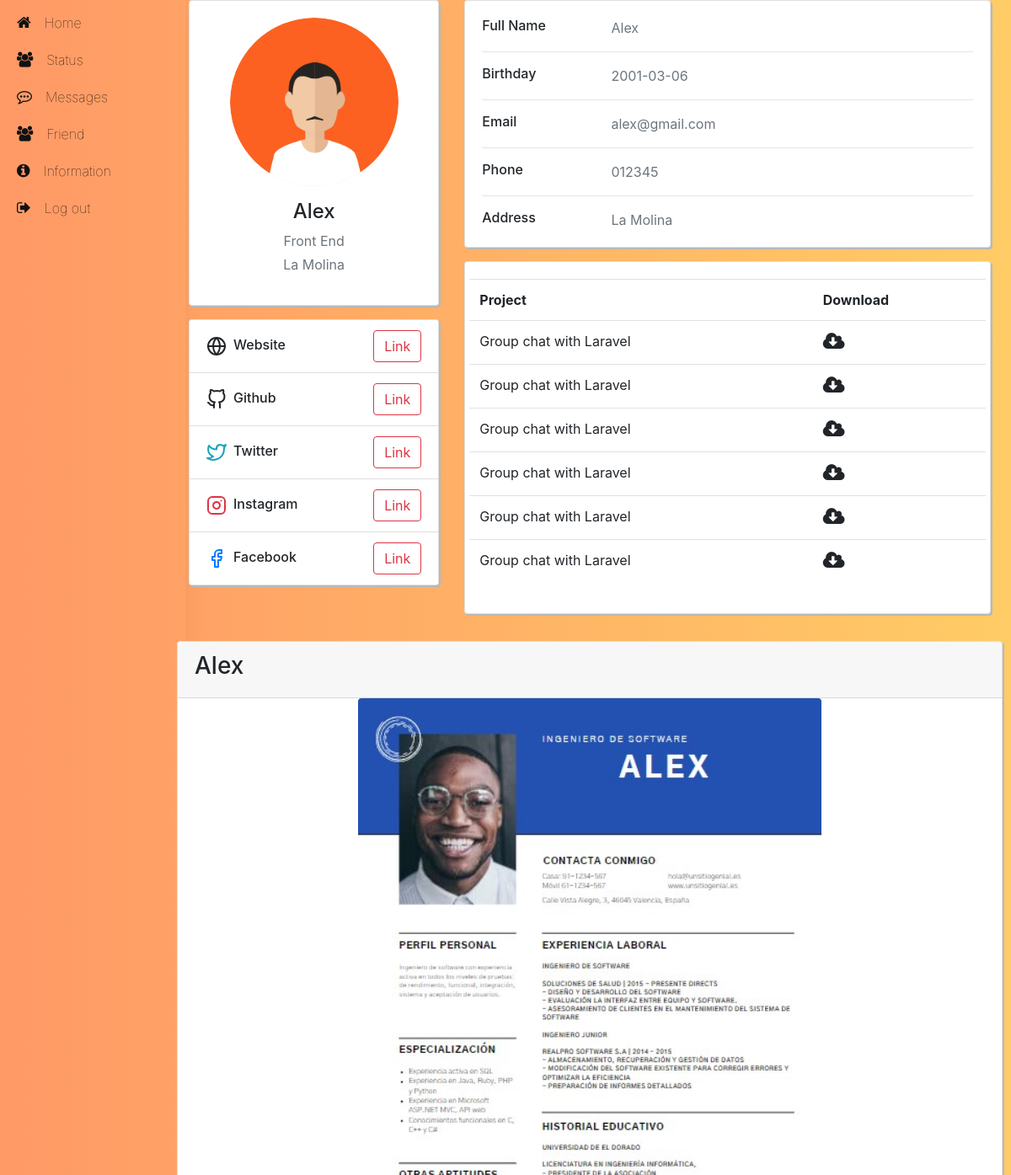
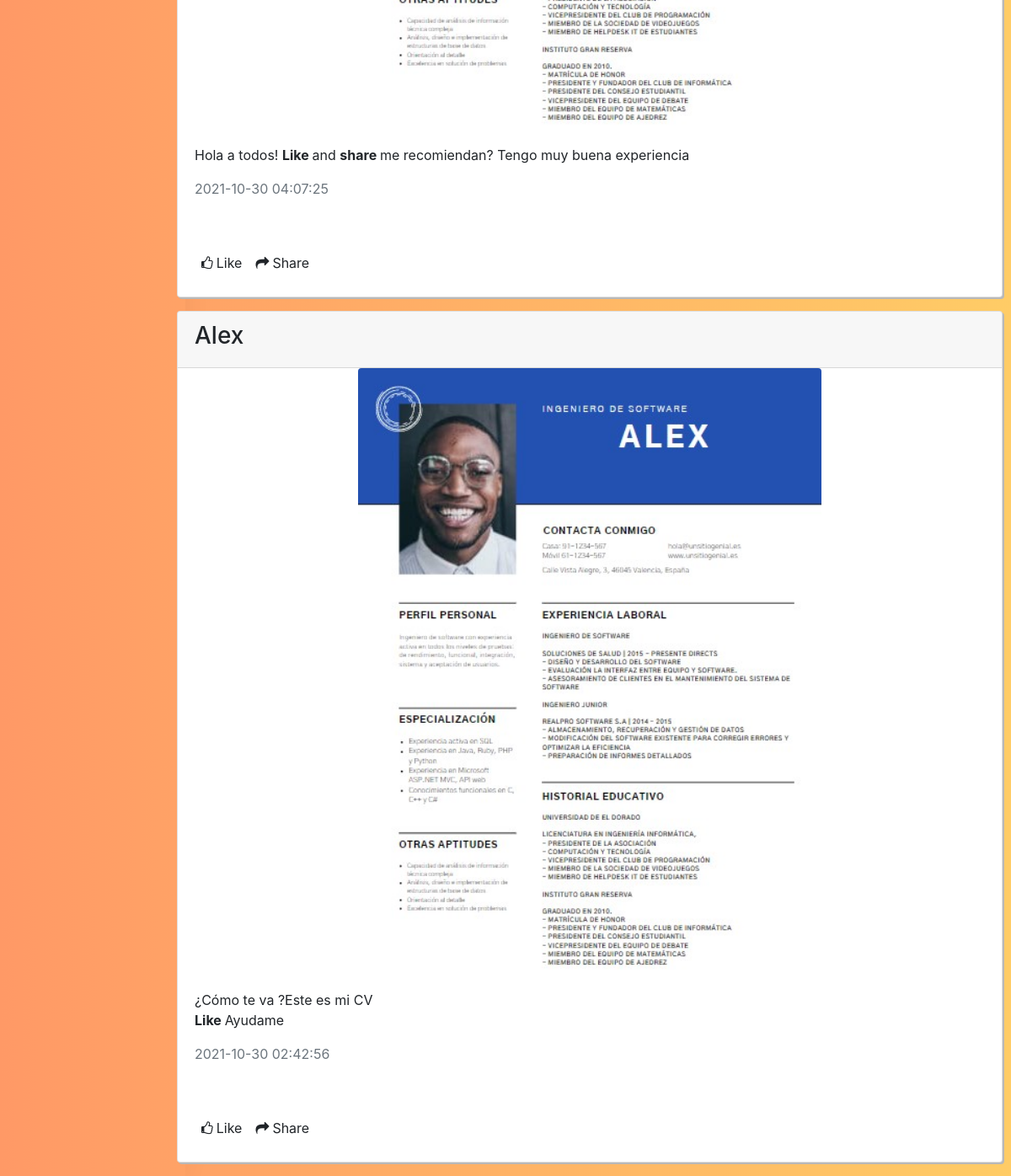
/show_information.php?id=14 (signed in), run on the app's committed database (2 pictures, top to bottom).
### tables this page shows
CREATE TABLE `user` (
  `id` int(11) NOT NULL,
  `name` varchar(50) NOT NULL,
  `email` varchar(50) NOT NULL,
  `birthday` date NOT NULL,
  `password` varchar(255) NOT NULL,
  `phone` varchar(12) NOT NULL,
  `address` varchar(255) NOT NULL,
  `work` varchar(100) NOT NULL,
  `images` varchar(255) NOT NULL,
  `website` varchar(100) NOT NULL,
  `github` varchar(100) NOT NULL,
  `twitter` varchar(100) NOT NULL,
  `instagram` varchar(100) NOT NULL,
  `facebook` varchar(100) NOT NULL,
  `time` timestamp NOT NULL DEFAULT current_timestamp() ON UPDATE current_timestamp(),
  `user_status` int(1) NOT NULL
);

CREATE TABLE `post` (
  `id` int(11) NOT NULL,
  `id_user` int(11) NOT NULL,
  `content` longtext NOT NULL,
  `images` varchar(255) NOT NULL,
  `time` timestamp NOT NULL DEFAULT current_timestamp() ON UPDATE current_timestamp()
);

### show_information.php (the view, shortened to what this page needs)
<?php
    include './session.php';
    $id1 = $_GET['id'];
    $sql = mysqli_query( $conn ,"select * from user where id = $id1");
    $row = mysqli_fetch_array($sql,MYSQLI_ASSOC);
?>
<!DOCTYPE html>
<html lang="en">
<head>
    <link rel="stylesheet" href="https://cdnjs.cloudflare.com/ajax/libs/twitter-bootstrap/4.6.0/css/bootstrap.min.css">
    <link rel="stylesheet" href="https://cdnjs.cloudflare.com/ajax/libs/font-awesome/5.15.2/css/all.min.css">
    <link rel="stylesheet" href="css/css.css">
    <link rel="stylesheet" href="https://cdnjs.cloudflare.com/ajax/libs/font-awesome/4.7.0/css/font-awesome.min.css">
</head>
<body>
    <div id="main">
        <div class="container-fluid">
            <div class="row">
                <?php include './template/menu.php'; ?>
                <main role="main" class="col-md-9 ml-sm-auto col-lg-10 px-4">
                    <div class="row">
                        <div class="container">
                            <div class="main-body">
                                <div class="row gutters-sm">
                                    <div class="col-md-4 mb-3">
                                        <div class="card">
                                            <div class="card-body">
                                                <div class="d-flex flex-column align-items-center text-center">
                                                    <img src="./images/profile/<?php echo $row['images'] ?>" alt="<?php echo $row['name']  ?>" class="rounded-circle" width="200">
                                                    <div class="mt-3">
                                                        <h4><?php echo $row['name']  ?></h4>
                                                        <p class="text-secondary mb-1"><?php echo $row['work']  ?></p>
                                                        <p class="text-muted font-size-sm"><?php echo $row['address']  ?></p>
                                                    </div>
                                                </div>
                                            </div>
                                        </div>
                                        <div class="card mt-3">
                                            <ul class="list-group list-group-flush">
                                                <li class="list-group-item d-flex justify-content-between align-items-center flex-wrap">
                                                    <h6 class="mb-0">Website</h6>
                                                    <span class="text-secondary"><a href="<?php echo $row['website'] ?>" target="_blank" class="btn btn-outline-danger">Link</a></span>
                                                </li>
                                                <li class="list-group-item d-flex justify-content-between align-items-center flex-wrap">
                                                    <h6 class="mb-0">Github</h6>
                                                    <span class="text-secondary"><a href="<?php echo $row['website']  ?>" target="_blank" class="btn btn-outline-danger">Link</a></span>
                                                </li>
                                                <li class="list-group-item d-flex justify-content-between align-items-center flex-wrap">
                                                    <h6 class="mb-0">Twitter</h6>
                                                    <span class="text-secondary"><a href="<?php echo $row['website']  ?>" target="_blank" class="btn btn-outline-danger">Link</a></span>
                                                </li>
                                                <li class="list-group-item d-flex justify-content-between align-items-center flex-wrap">
                                                    <h6 class="mb-0">Instagram</h6>
                                                    <span class="text-secondary"><a href="<?php echo $row['website']  ?>" target="_blank" class="btn btn-outline-danger">Link</a></span>
                                                </li>
                                                <li class="list-group-item d-flex justify-content-between align-items-center flex-wrap">
                                                    <h6 class="mb-0">Facebook</h6>
                                                    <span class="text-secondary"><a href="<?php echo $row['website']  ?>" target="_blank" class="btn btn-outline-danger">Link</a></span>
                                                </li>
                                            </ul>
                                        </div>
                                    </div>
                                    <div class="col-md-8">
                                        <div class="card mb-3">
                                            <div class="card-body">
                                                <div class="row">
                                                    <div class="col-sm-3">
                                                        <h6 class="mb-0">Full Name</h6>
                                                    </div>
                                                    <div class="col-sm-9 text-secondary">
                                                        <?php echo $row['name']; ?>
                                                    </div>
                                                </div>
                                                <hr>
                                                <div class="row">
                                                    <div class="col-sm-3">
                                                        <h6 class="mb-0">Birthday</h6>
                                                    </div>
                                                    <div class="col-sm-9 text-secondary">
                                                        <?php echo $row['birthday']; ?>
                                                    </div>
                                                </div>
                                                <hr>
                                                <div class="row">
                                                    <div class="col-sm-3">
                                                        <h6 class="mb-0">Email</h6>
                                                    </div>
                                                    <div class="col-sm-9 text-secondary">
                                                        <?php echo $row['email']; ?>
                                                    </div>
                                                </div>
                                                <hr>
                                                <div class="row">
                                                    <div class="col-sm-3">
                                                        <h6 class="mb-0">Phone</h6>
                                                    </div>
                                                    <div class="col-sm-9 text-secondary">
                                                        <?php echo $row['phone']; ?>
                                                    </div>
                                                </div>
                                                <hr>
                                                <div class="row">
                                                    <div class="col-sm-3">
                                                        <h6 class="mb-0">Address</h6>
                                                    </div>
                                                    <div class="col-sm-9 text-secondary">
                                                        <?php echo $row['address']; ?>
                                                    </div>
                                                </div>
                                            </div>
                                        </div>
                                        <div class="card mb-3">
                                            <div class="card-body">
                                                <div class="row">
                                                   <table class="table">
                                                       <tr>
                                                           <th>Project</th>
                                                           <th>Download</th>
                                                       </tr>
                                                       <tr>
                                                           <td>Group chat with Laravel</td>
                                                           <td><i class="fa fa-cloud-download" style="font-size:24px"></i></td>
                                                       </tr>
                                                       <tr>
                                                           <td>Group chat with Laravel</td>
                                                           <td><i class="fa fa-cloud-download" style="font-size:24px"></i></td>
                                                       </tr>
                                                       <tr>
                                                           <td>Group chat with Laravel</td>
                                                           <td><i class="fa fa-cloud-download" style="font-size:24px"></i></td>
                                                       </tr>
                                                       <tr>
                                                           <td>Group chat with Laravel</td>
                                                           <td><i class="fa fa-cloud-download" style="font-size:24px"></i></td>
                                                       </tr>
                                                       <tr>
                                                           <td>Group chat with Laravel</td>
                                                           <td><i class="fa fa-cloud-download" style="font-size:24px"></i></td>
                                                       </tr>
                                                       <tr>
                                                           <td>Group chat with Laravel</td>
                                                           <td><i class="fa fa-cloud-download" style="font-size:24px"></i></td>
                                                       </tr>
                                                   </table>
                                                </div>
                                            </div>
                                        </div>
                                    </div>
                                </div>
                            </div>
                        </div>
                    </div>
                    <div class="row">
                        <div class="col-sm-12 p-2">
                            <?php
                                $sql1 = "select * from post where id_user = $id1  order by time desc";
                                $result = $conn->query($sql1);
                                if ($result->num_rows > 0) {
                                    while($row1 = $result->fetch_assoc()) {
                                        echo "<div class='row p-2'>";
                                            echo "<div class='card mb-6'>";
                                                echo "<div class='card-header'><h3 class='float-left'>".$row['name']."</h3></div>";
                                                echo '<img src="./images/'.$row1["images"].'" alt='.$row["name"].' width="550" class="rounded mx-auto d-block">';
                                                echo "<div class='card-body'>";
                                                    echo "<p class='card-text'>".$row1['content']."</p>";
                                                    echo "<p class='card-text'><p class='text-muted'>".$row1['time']."</p></p>";
                                                echo"</div>";
                                                echo "<div class='card-body'>";
                                                    echo "<div class='bg-white'>";
                                                        echo "<div class='d-flex flex-row fs-12'>";
                                                            echo "<div class='like p-2 cursor'><i class='fa fa-thumbs-o-up'></i><span class='ml-1'>Like</span></div>";
                                                            echo "<div class='like p-2 cursor'><i class='fa fa-share'></i><span class='ml-1'>Share</span></div>";
                                                        echo"</div>";
                                                    echo"</div>";
                                                echo"</div>";
                                            echo"</div>";
                                        echo"</div>";
                                     }
                                }
                            ?>
                        </div>
                    </div>
                </main>
            </div>
        </div>
    </div>
</body>
</html>

### css/css.css (style rules this page uses)
* { margin: 0; padding: 0; }
body { font-family: "Hind Vadodara", -apple-system, BlinkMacSystemFont, Segoe UI, Helvetica Neue, Arial, sans-serif; margin: 0; padding: 0; background: linear-gradient(to right, #ff9966, #ffcc66); }
.card { min-width: 100% !important; box-shadow: 2px 2px #b8b8b8 !important; }

### data on the page
user: images (picture), name "Alex", work "Front End", address "La Molina", birthday "2001-03-06", email "alex@gmail.com", phone "012345"
post: id_user.name "Alex", images (picture), content "Hola a todos! Like and share me recomiendan? Tengo muy buena experiencia", time "2021-10-30 04:07:25"
post: id_user.name "Alex", images (picture), content "¿Cómo te va ?Este es mi CV Like Ayudame", time "2021-10-30 02:42:56"
